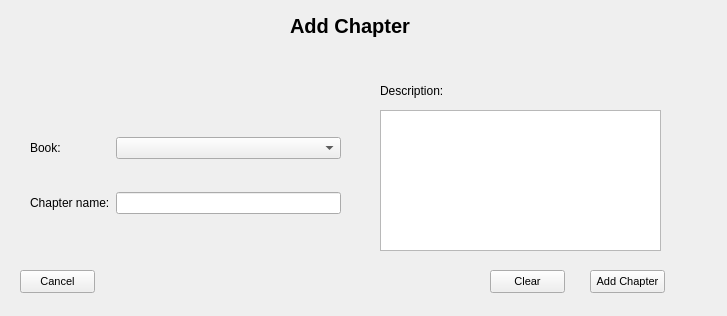
<?xml version="1.0" encoding="UTF-8"?>
<ui version="4.0">
 <class>AddChapter</class>
 <widget class="QWidget" name="AddChapter">
  <property name="geometry">
   <rect>
    <x>0</x>
    <y>0</y>
    <width>727</width>
    <height>316</height>
   </rect>
  </property>
  <property name="windowTitle">
   <string>Form</string>
  </property>
  <widget class="QLabel" name="label">
   <property name="geometry">
    <rect>
     <x>290</x>
     <y>10</y>
     <width>181</width>
     <height>31</height>
    </rect>
   </property>
   <property name="font">
    <font>
     <pointsize>15</pointsize>
     <weight>75</weight>
     <bold>true</bold>
    </font>
   </property>
   <property name="text">
    <string>Add Chapter</string>
   </property>
  </widget>
  <widget class="QPushButton" name="button_cancel">
   <property name="geometry">
    <rect>
     <x>20</x>
     <y>270</y>
     <width>75</width>
     <height>23</height>
    </rect>
   </property>
   <property name="font">
    <font>
     <pointsize>8</pointsize>
    </font>
   </property>
   <property name="text">
    <string>Cancel</string>
   </property>
  </widget>
  <widget class="QLabel" name="info_label">
   <property name="geometry">
    <rect>
     <x>620</x>
     <y>290</y>
     <width>131</width>
     <height>21</height>
    </rect>
   </property>
   <property name="text">
    <string/>
   </property>
  </widget>
  <widget class="QPushButton" name="button_add_chapter">
   <property name="geometry">
    <rect>
     <x>590</x>
     <y>270</y>
     <width>75</width>
     <height>23</height>
    </rect>
   </property>
   <property name="font">
    <font>
     <pointsize>8</pointsize>
    </font>
   </property>
   <property name="text">
    <string>Add Chapter</string>
   </property>
  </widget>
  <widget class="QLabel" name="label_7">
   <property name="geometry">
    <rect>
     <x>380</x>
     <y>80</y>
     <width>91</width>
     <height>21</height>
    </rect>
   </property>
   <property name="text">
    <string>Description:</string>
   </property>
  </widget>
  <widget class="QWidget" name="layoutWidget">
   <property name="geometry">
    <rect>
     <x>30</x>
     <y>110</y>
     <width>311</width>
     <height>131</height>
    </rect>
   </property>
   <layout class="QGridLayout" name="gridLayout_2">
    <item row="3" column="2">
     <widget class="QLineEdit" name="chapter_name"/>
    </item>
    <item row="0" column="1">
     <widget class="QLabel" name="label_3">
      <property name="text">
       <string>Book:</string>
      </property>
     </widget>
    </item>
    <item row="3" column="1">
     <widget class="QLabel" name="label_4">
      <property name="text">
       <string>Chapter name:</string>
      </property>
     </widget>
    </item>
    <item row="0" column="2">
     <widget class="QComboBox" name="book_choice"/>
    </item>
   </layout>
  </widget>
  <widget class="QPushButton" name="button_clear">
   <property name="geometry">
    <rect>
     <x>490</x>
     <y>270</y>
     <width>75</width>
     <height>23</height>
    </rect>
   </property>
   <property name="font">
    <font>
     <pointsize>8</pointsize>
    </font>
   </property>
   <property name="text">
    <string>Clear</string>
   </property>
  </widget>
  <widget class="QTextEdit" name="chapter_description">
   <property name="geometry">
    <rect>
     <x>380</x>
     <y>110</y>
     <width>281</width>
     <height>141</height>
    </rect>
   </property>
  </widget>
 </widget>
 <tabstops>
  <tabstop>book_choice</tabstop>
  <tabstop>chapter_name</tabstop>
  <tabstop>chapter_description</tabstop>
  <tabstop>button_add_chapter</tabstop>
  <tabstop>button_clear</tabstop>
  <tabstop>button_cancel</tabstop>
 </tabstops>
 <resources/>
 <connections/>
</ui>
